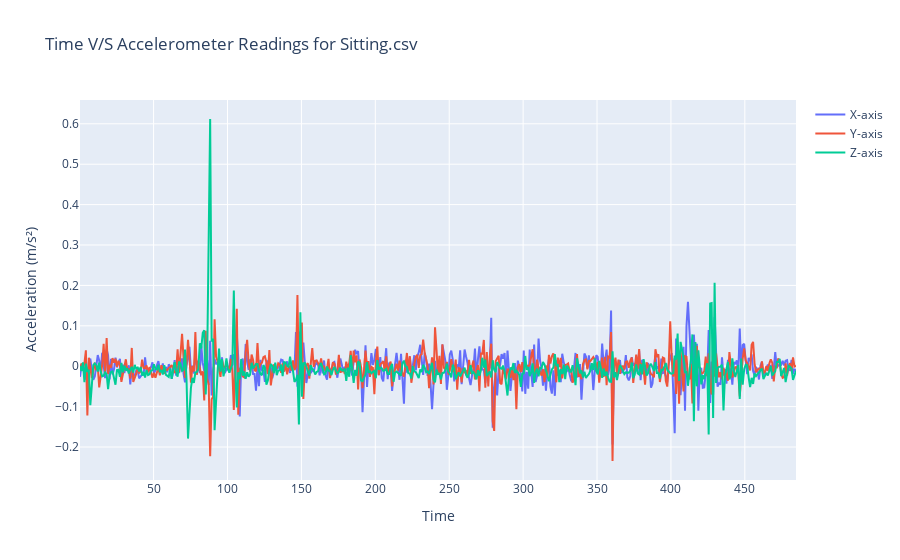
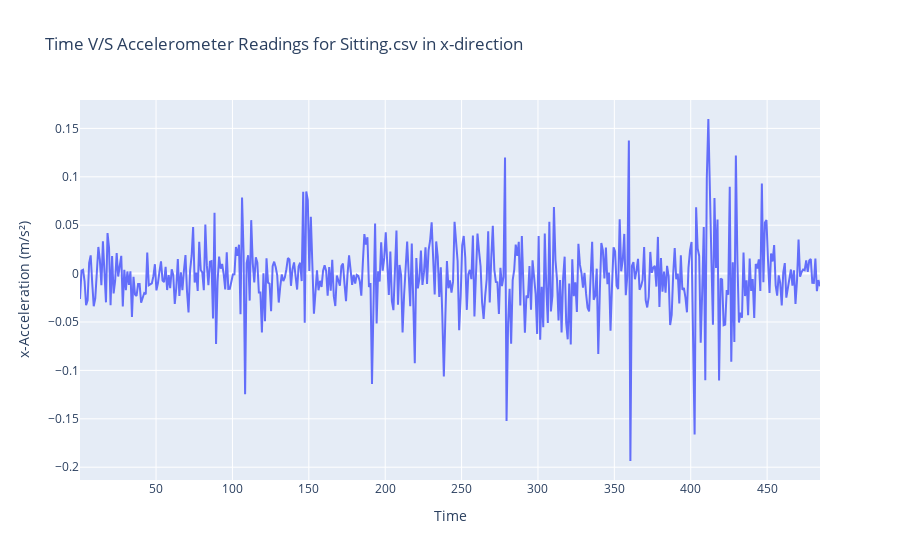
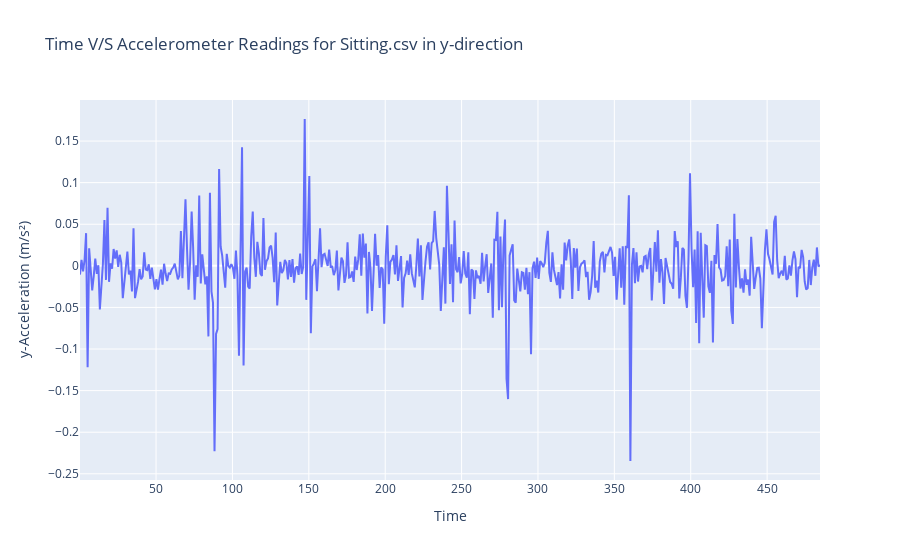
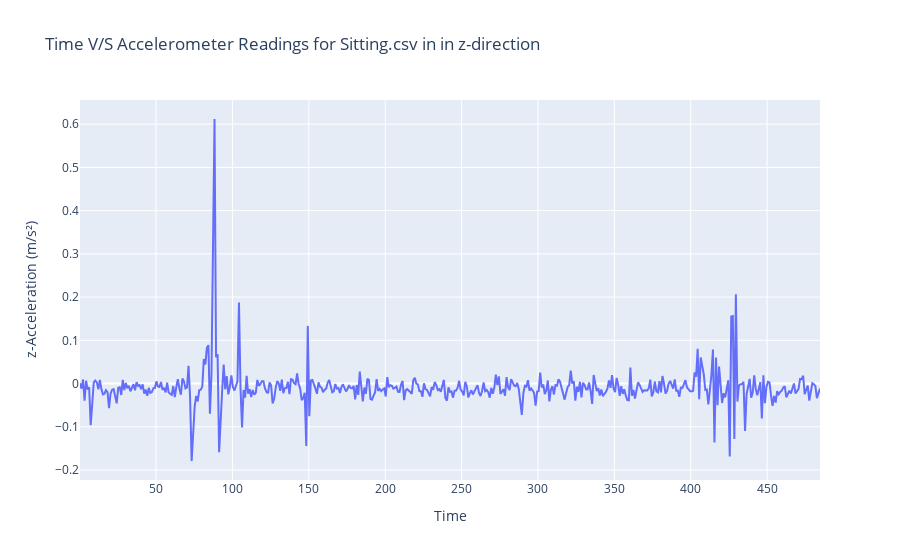

The notebook cell these images were saved under, in order:
### Code cell
plot_acc("Sitting.csv")

### Figure 1 — Plotly figure (JSON) as saved in the notebook; plotly's stock layout.template omitted (floating-point values rounded to 4 significant figures; data arrays with more than 128 entries replaced by an {"elided": "..."} marker saying what was removed)
{"data": [{"mode": "lines", "name": "X-axis", "type": "scatter", "x": {"elided": "485 float values"}, "y": {"elided": "485 float values"}}, {"mode": "lines", "name": "Y-axis", "type": "scatter", "x": {"elided": "485 float values"}, "y": {"elided": "485 float values"}}, {"mode": "lines", "name": "Z-axis", "type": "scatter", "x": {"elided": "485 float values"}, "y": {"elided": "485 float values"}}], "layout": {"title": {"text": "Time V/S Accelerometer Readings for Sitting.csv"}, "xaxis": {"title": {"text": "Time"}}, "yaxis": {"title": {"text": "Acceleration (m/s²)"}}}}

### Figure 2 — Plotly figure (JSON) as saved in the notebook; plotly's stock layout.template omitted (floating-point values rounded to 4 significant figures; data arrays with more than 128 entries replaced by an {"elided": "..."} marker saying what was removed)
{"data": [{"mode": "lines", "name": "X-axis", "type": "scatter", "x": {"elided": "485 float values"}, "y": {"elided": "485 float values"}}], "layout": {"title": {"text": "Time V/S Accelerometer Readings for Sitting.csv in x-direction"}, "xaxis": {"title": {"text": "Time"}}, "yaxis": {"title": {"text": "x-Acceleration (m/s²)"}}}}

### Figure 3 — Plotly figure (JSON) as saved in the notebook; plotly's stock layout.template omitted (floating-point values rounded to 4 significant figures; data arrays with more than 128 entries replaced by an {"elided": "..."} marker saying what was removed)
{"data": [{"mode": "lines", "name": "Y-axis", "type": "scatter", "x": {"elided": "485 float values"}, "y": {"elided": "485 float values"}}], "layout": {"title": {"text": "Time V/S Accelerometer Readings for Sitting.csv in y-direction"}, "xaxis": {"title": {"text": "Time"}}, "yaxis": {"title": {"text": "y-Acceleration (m/s²)"}}}}

### Figure 4 — Plotly figure (JSON) as saved in the notebook; plotly's stock layout.template omitted (floating-point values rounded to 4 significant figures; data arrays with more than 128 entries replaced by an {"elided": "..."} marker saying what was removed)
{"data": [{"mode": "lines", "name": "Z-axis", "type": "scatter", "x": {"elided": "485 float values"}, "y": {"elided": "485 float values"}}], "layout": {"title": {"text": "Time V/S Accelerometer Readings for Sitting.csv in in z-direction"}, "xaxis": {"title": {"text": "Time"}}, "yaxis": {"title": {"text": "z-Acceleration (m/s²)"}}}}
